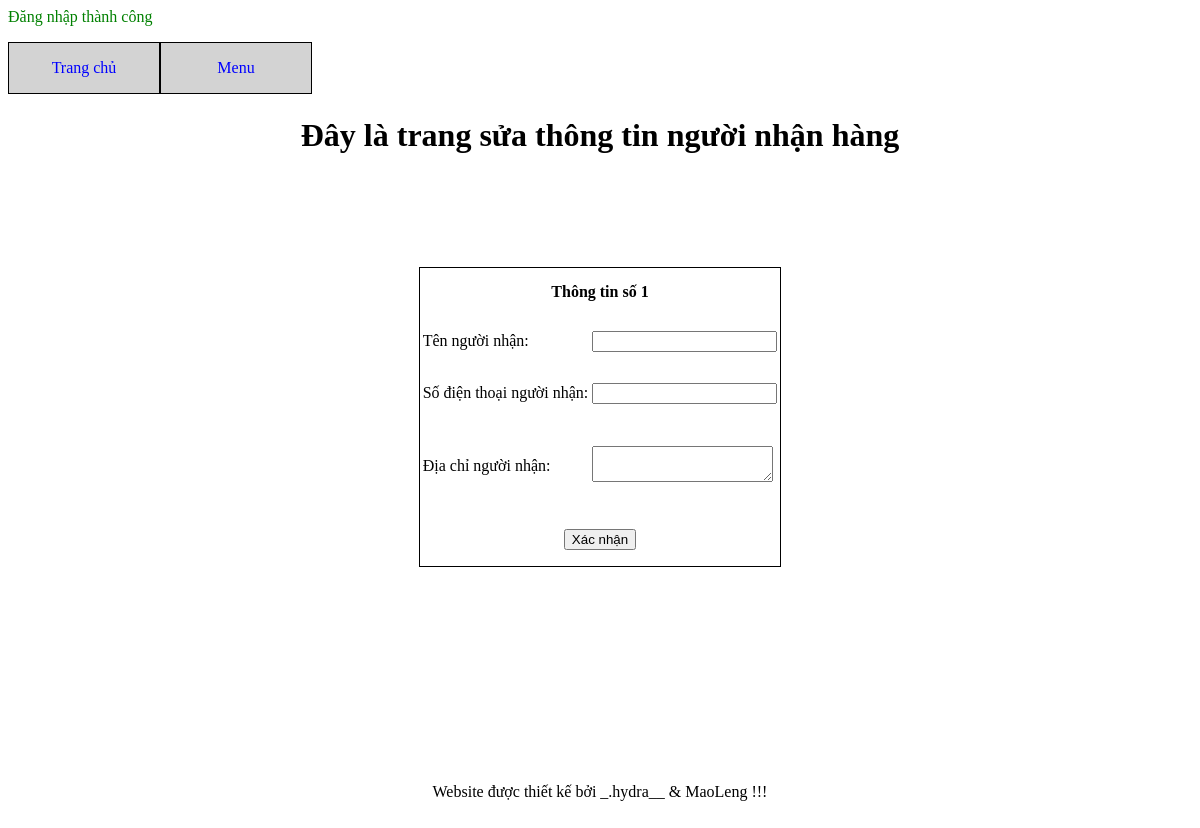
The page /receiver_form.php?id=1&type=change (signed in) on the database as committed earlier.
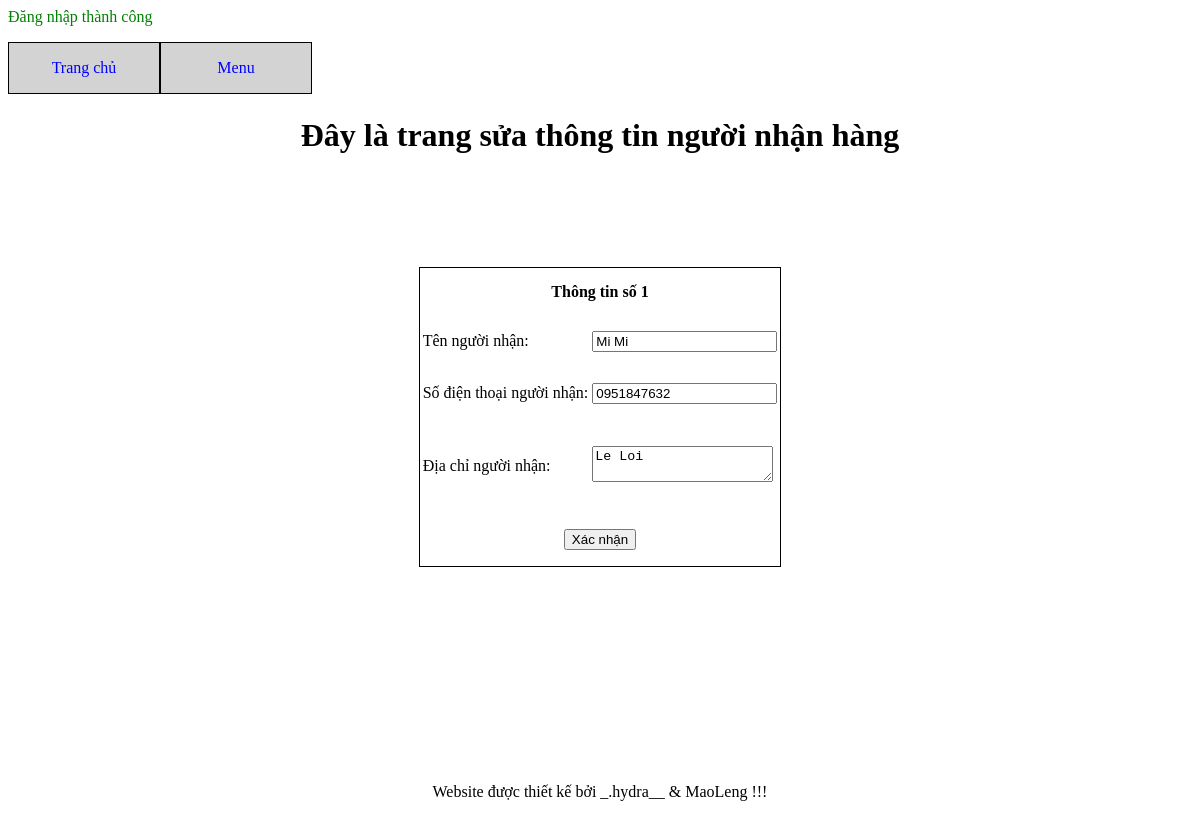
The same page on the database as committed later.
### tables this page shows
CREATE TABLE `receivers` (
  `customer_id` int NOT NULL,
  `id` int NOT NULL,
  `name` varchar(50) NOT NULL,
  `phone` varchar(20) NOT NULL,
  `address` varchar(200) NOT NULL,
  `status` tinyint(1) NOT NULL DEFAULT '0'
);

### receiver_form.php (the view, shortened to what this page needs)
<!DOCTYPE html>
<html>
<head>
</head>
<body>
	<?php
	require 'connect.php';
	require 'announce.php';
	$customer_id = $_SESSION['customer_id'];
	?>
	<div id="div_tong">
		<?php require 'menu.php'; ?>
		<div id="div_tren">
			<?php if (isset($_GET['type'])) {
				$num = $_GET['id'];
				$sql = "select * from receivers where id = '$num' and customer_id = '$customer_id'";
				$result = mysqli_query($connect,$sql);
				$each = mysqli_fetch_array($result);
				?>
				<h1 style="text-align: center; ">
					Đây là trang sửa thông tin người nhận hàng
				</h1>
				<?php
			} ?>
		</div>
		<div id="div_giua">
			<form method="post" action="receiver_update.php">
				<table height="300px" class="border" >
					<tr>
						<th colspan="2">
							Thông tin số <?php echo $num ?>
						</th>
					</tr>
					<tr>
						<td>
							Tên người nhận:
						</td>
						<td>
							<input type="text" name="name" value="<?php echo $each['name'] ?>">
						</td>
					</tr>
					<tr>
						<td>
							Số điện thoại người nhận:
						</td>
						<td>
							<input type="text" name="phone" value="<?php echo $each['phone'] ?>">
						</td>
					</tr>
					<tr>
						<td>
							Địa chỉ người nhận:
						</td>
						<td>
							<textarea name="address"><?php echo $each['address'] ?></textarea>
						</td>
					</tr>
					<tr>
						<td colspan="2" class="center">
							<button>
								Xác nhận
							</button>
						</td>
					</tr>
				</table>
			</form>
		</div>
		<div id="div_duoi">
			<?php
			require 'footer.php';
			?>
		</div>
	</div>
</body>
</html>

Rows that differ between the two databases and show on the page:
added receivers: name "Mi Mi", phone "0951847632", address "Le Loi"
